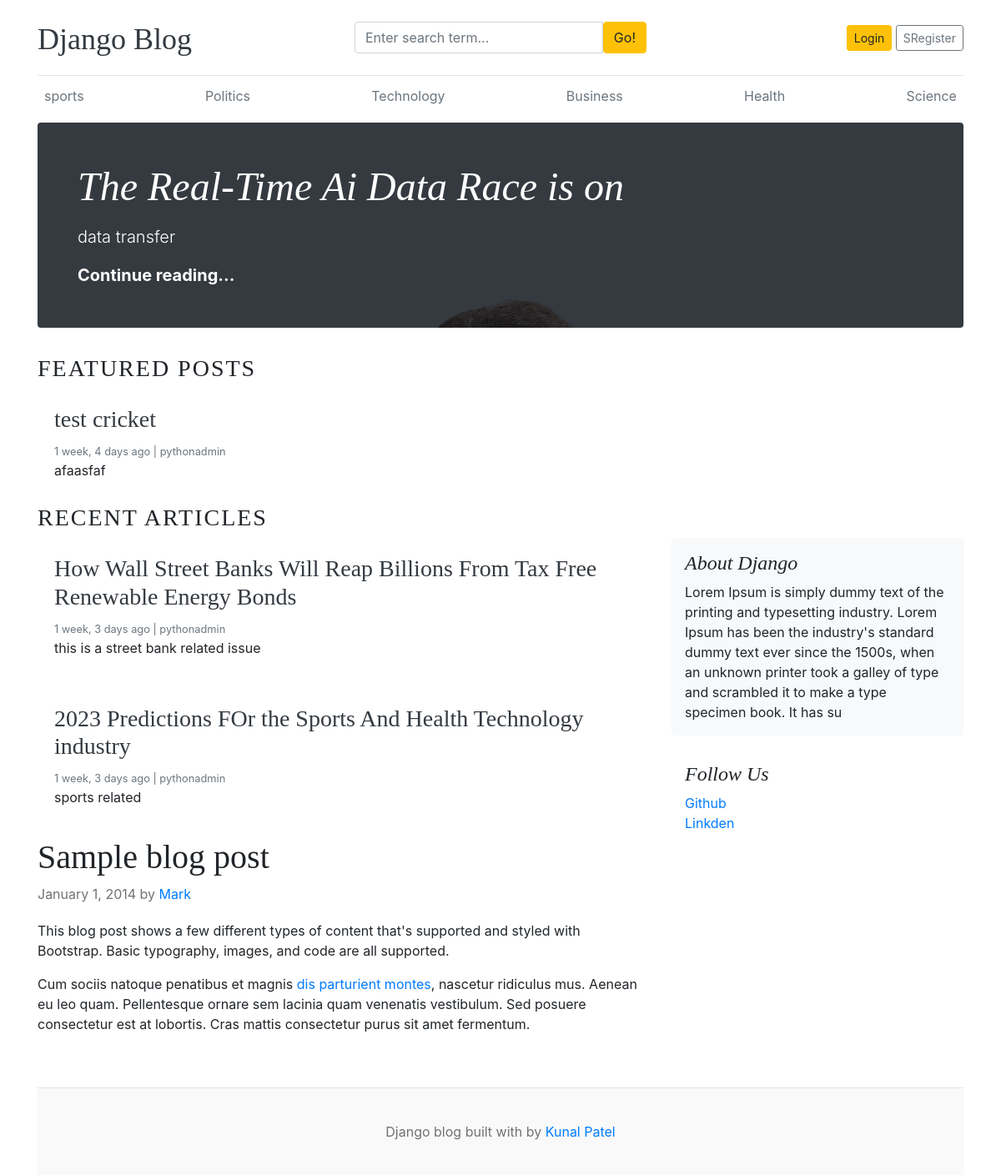
The page / on the database its author committed.
### blogs/models.py (models this page shows, shortened)
class Category(models.Model):
    category_name = models.CharField(max_length=50, unique=True)
    created_at = models.DateTimeField(auto_now_add=True)
    updated_at = models.DateTimeField(auto_now=True)
    class Meta:
        verbose_name_plural = 'categories'

class Blog(models.Model):
    title = models.CharField(max_length=100)
    slug = models.SlugField(max_length=150, unique=True, blank=True)
    category = models.ForeignKey(Category, on_delete=models.CASCADE)
    author = models.ForeignKey(User, on_delete=models.CASCADE)
    featured_image = models.ImageField(upload_to='uploads/%Y/%m/%d')
    short_description = models.TextField(max_length=500)
    blog_body = models.TextField(max_length=2000)
    status = models.CharField(max_length=20, choices=STATUS_CHOICES, default="Draft")
    is_featured = models.BooleanField(default=False)
    created_at = models.DateTimeField(auto_now_add=True)
    updated_at = models.DateTimeField(auto_now=True)

### assignments/models.py (models this page shows, shortened)
class About(models.Model):
    about_heading = models.CharField(max_length=25)
    about_description = models.TextField(max_length=255)
    created_at = models.DateTimeField(auto_now_add=True)
    updated_at = models.DateTimeField(auto_now=True)
    class Meta:
        verbose_name_plural = 'About'

class SocialLink(models.Model):
    platform = models.CharField(max_length=25)
    link = models.URLField(max_length=100)
    created_at = models.DateTimeField(auto_now_add=True)
    updated_at = models.DateTimeField(auto_now=True)

### blog_main/views.py (the view)
# urls.py: 2. Add a URL to urlpatterns:  path('', views.home, name='home')
def home(request):
    featured_posts = Blog.objects.filter(is_featured=True, status='Published').order_by('updated_at')
    posts = Blog.objects.filter(is_featured=False, status='Published')
    try:
        about = About.objects.get()
    except:
        about = None
    context = {
        'featured_posts':featured_posts,
        'posts': posts,
        'about': about,
    }
    return render(request, 'home.html', context)

### blogs/context_processors.py (called while the page is built)
def get_categories(request):
    categories = Category.objects.all()
    return dict(categories=categories)

def get_social_links(request):
    social_links  = SocialLink.objects.all()
    return dict(social_links=social_links)

### templates/home.html (shortened to what this page needs)
{% extends 'base.html' %}
{% block content %}
  {% for post in featured_posts %}
    {% if forloop.first %}
      <div class="jumbotron p-3 p-md-5 text-white rounded bg-dark"
           style="background-image: url({{ post.featured_image.url }});
                  background-blend-mode: overlay;
                  background-size: cover;">
        <div class="col-md-8 px-0">
          <h1 class="display-4 font-italic">{{ post.title }}</h1>
          <p class="lead my-3">{{ post.short_description | truncatewords:10 }}</p>
          <p class="lead mb-0">
            <a href="{% url 'blogs' post.slug %}" class="text-white font-weight-bold">Continue reading...</a>
          </p>
        </div>
      </div>
    {% endif %}
  {% endfor %}
  <h3 class="text-uppercase text working" style="letter-spacing: 2px;">Featured Posts</h3>
  <div class="row mb-2">
    {% for post in featured_posts %}
      {% if not forloop.first %}
        <div class="col-md-6">
          <div class="card border-0">
            <div class="card-body">
              <h3><a href="{% url 'blogs' post.slug %}" class="text-dark">{{ post.title }}</a></h3>
              <small class="mb-1 text-muted">{{ post.created_at|timesince }} ago | {{ post.author }}</small>
              <p class="card-text">{{ post.short_description | truncatewords:25 }}</p>
            </div>
          </div>
        </div>
      {% endif %}
    {% endfor %}
  </div>
  <h3 class="text-uppercase text working" style="letter-spacing: 2px;">Recent Articles</h3>
  <main role="main" class="container p-0">
    <div class="row">
      <div class="col-md-8 blog-main">
        {% for post in posts %}
          <div class="card border-0 mb-3">
            <div class="card-body">
              <h3><a href="{% url 'blogs' post.slug %}" class="text-dark">{{ post.title }}</a></h3>
              <small class="mb-1 text-muted">{{ post.created_at|timesince }} ago | {{ post.author }}</small>
              <p class="card-text">{{ post.short_description }}</p>
            </div>
          </div>
        {% endfor %}
        <div class="blog-post">
          <h2 class="blog-post-title">Sample blog post</h2>
          <p class="blog-post-meta">January 1, 2014 by <a href="#">Mark</a></p>
          <p>This blog post shows a few different types of content that's supported and styled with Bootstrap. Basic typography, images, and code are all supported.</p>
          <p>Cum sociis natoque penatibus et magnis <a href="#">dis parturient montes</a>, nascetur ridiculus mus. Aenean eu leo quam. Pellentesque ornare sem lacinia quam venenatis vestibulum. Sed posuere consectetur est at lobortis. Cras mattis consectetur purus sit amet fermentum.</p>
        </div>
      </div>
      <aside class="col-md-4 blog-sidebar">
        <div class="p-3 mb-3 bg-light rounded">
          <h4 class="font-italic">{{ about.about_heading }}</h4>
          <p class="mb-0">{{ about.about_description }}</p>
        </div>
        {% if social_links %}
        <div class="p-3">
          <h4 class="font-italic">Follow Us</h4>
          <ol class="list-unstyled">
            {% for i in social_links %}
            <li><a href="{{i.link}}" target="_blank">{{i.platform }}</a></li>
            {% endfor %}
          </ol>
        </div>
      </aside>
    </div>
    {% endif %}
  </main>
{% endblock %}

### templates/base.html (shortened to what this page needs)
{% load static %}
<!DOCTYPE html>
<html lang="en">
<head>
    <link href="https://getbootstrap.com/docs/4.0/dist/css/bootstrap.min.css" rel="stylesheet">
    <link href="{% static 'css/blog.css' %}" rel="stylesheet">
</head>
<body>
    <div class="container">
      <header class="blog-header py-3">
        <div class="row flex-nowrap justify-content-between align-items-center">
          <div class="col-4 pt-1">
            <a class="blog-header-logo text-dark" href="/">Django Blog</a>
          </div>
          <div class="col-4">
            <form action="{% url 'search' %}" method="GET">
                <div class="input-group">
                    <input class="form-control" type="text"  name="keyword" placeholder="Enter search term..." aria-label="Enter search term..." aria-describedby="button-search" />
                    <button type="submit" class="btn btn-warning" id="button-search" type="button">Go!</button>
                  </div>
            </form>
          </div>
          <div class="col-4 d-flex justify-content-end align-items-center">
            <a class="btn btn-sm btn-warning" href="#">Login</a> &nbsp;
            <a class="btn btn-sm btn-outline-secondary" href="{% url 'register' %}">SRegister</a>
          </div>
        </div>
      </header>
      <div class="nav-scroller py-1 mb-2">
        <nav class="nav d-flex justify-content-between">
          {% for cat in categories %}
          <a class="p-2 text-muted" href="{% url 'posts_by_category' cat.id %}">{{ cat.category_name }}</a>
          {% endfor %}
        </nav>
      </div>
      {% block content %}
      {% endblock %}
    <footer class="blog-footer">
      <p>Django blog built with by <a href="#">Kunal Patel</a></p>
    </footer>
    </body>
</html>

### blog_main/static/css/blog.css (style rules this page uses)
.blog-header { border-bottom: 1px solid #e5e5e5; }
.blog-header-logo { font-family: "Playfair Display", Georgia, "Times New Roman", serif; font-size: 2.25rem; }
h1, h2, h3, h4, h5, h6 { font-family: "Playfair Display", Georgia, "Times New Roman", serif; }
.display-4 { font-size: 2.5rem; }
@media (min-width: 768px) { .display-4 { font-size: 3rem; } }
.blog-post { margin-bottom: 4rem; }
.blog-post-title { font-size: 2.5rem; }
.blog-post-meta { margin-bottom: 1.25rem; color: #727272; }
.blog-footer { padding: 2.5rem 0; color: #727272; text-align: center; background-color: #f9f9f9; border-top: .05rem solid #e5e5e5; }
.blog-footer p:last-child { margin-bottom: 0; }

### rows shown on the page
Category: category_name "sports"
Category: category_name "Politics"
Category: category_name "Technology"
Category: category_name "Business"
Category: category_name "Health"
Category: category_name "Science"
Blog: featured_image (picture), title "The Real-Time Ai Data Race is on", short_description "data transfer"
Blog: title "test cricket", created_at "1 week, 4 days", author "pythonadmin", short_description "afaasfaf"
Blog: title "How Wall Street Banks Will Reap Billions From Tax Free Renewable Energy Bonds", created_at "1 week, 3 days", author "pythonadmin", short_description "this is a street bank related issue"
Blog: title "2023 Predictions FOr the Sports And Health Technology industry", created_at "1 week, 3 days", author "pythonadmin", short_description "sports related"
About: about_heading "About Django", about_description "Lorem Ipsum is simply dummy text of the printing and typesetting industry. Lorem Ipsum has been the industry's standard dummy text ever since the 1500s, when an unknown printer took a galley of type and scrambled it to make a type specimen book. It has su"
SocialLink: platform "Github"
SocialLink: platform "Linkden"
